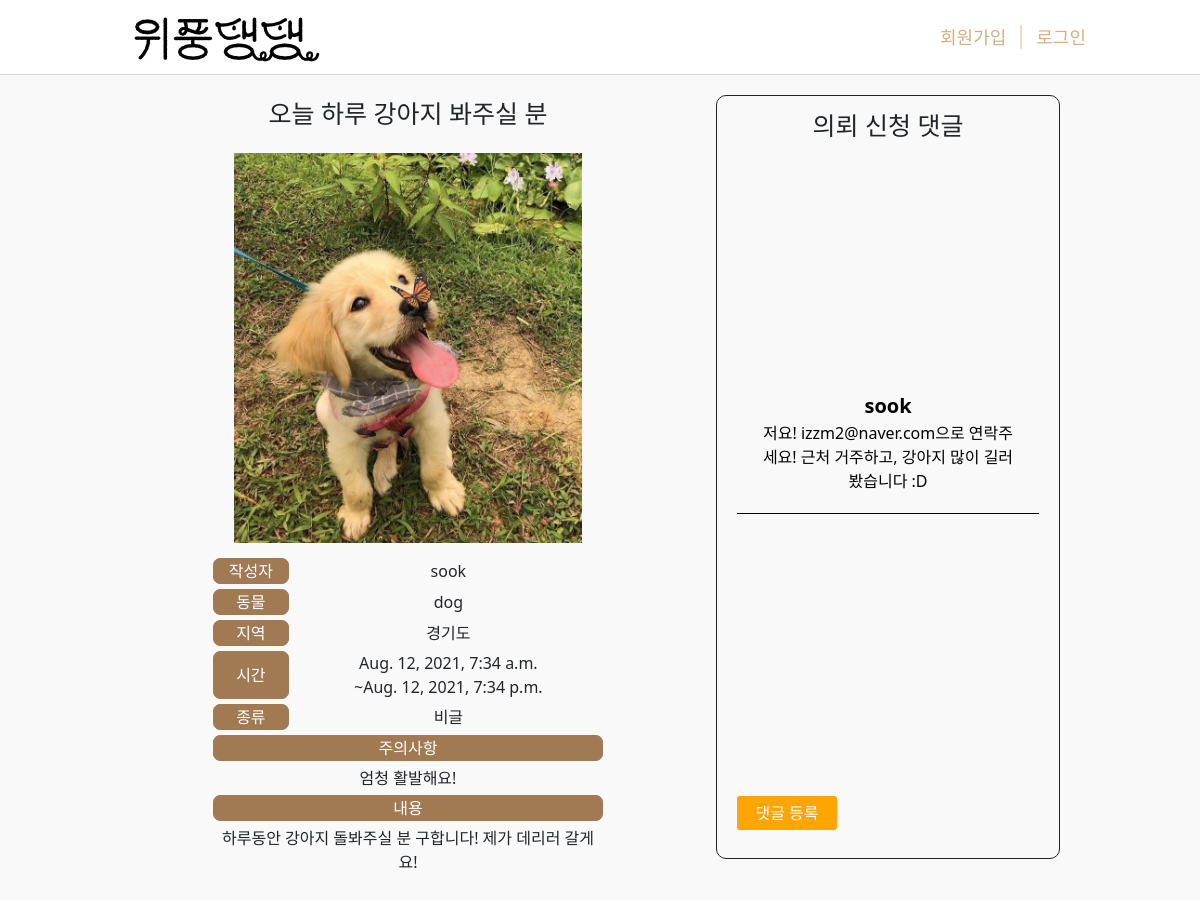
The app's page /community/jogging/5 with its own data.
### community/models.py (models this page shows, shortened)
class newJogging(models.Model):
    author = models.ForeignKey(User, on_delete=models.CASCADE)
    animal_choices = [
        ('DOG', 'dog'),
        ('CAT', 'cat'),
        ('ETC', 'other')
    ]
    area_choices = [
        ('SE', '서울특별시'),
        ('GG', '경기도'),
        ('CH', '충청도'),
        ('GS', '경상도'),
        ('JL', '전라도'),
        ('GW', '강원도'),
        ('JJ', '제주도')
    ]
    animal_kind=models.CharField(max_length=3, choices=animal_choices)
    area=models.CharField(max_length=2, choices=area_choices)
    start_time=models.DateTimeField(default=now)
    end_time=models.DateTimeField(default=now)
    kind=models.CharField(max_length=50)
    caution=models.TextField(blank=True)
    price=models.IntegerField(blank=True)
    image=models.ImageField(upload_to="jogimages/", blank=True, null=True)
    title=models.CharField(max_length=100)
    content=models.TextField(blank=True)

class commentJogging(models.Model):
    post = models.ForeignKey(newJogging, related_name="comments", on_delete=models.CASCADE)
    author = models.ForeignKey(User, on_delete=models.CASCADE)
    comment = models.TextField(blank=False)

### community/views.py (the view)
# urls.py: path('community/jogging/<int:jog_id>', community.views.detailJogging, name="detailJogging"),
def detailJogging(request, jog_id):
    joggingobject = get_object_or_404(newJogging, pk=jog_id)
    return render(request, 'community/detailJogging.html', {'joggingobject':joggingobject})\

### templates/community/detailJogging.html
{% extends 'base.html' %}
{% load static %}
{% block content %}
<div class="detail-page">
    <div class="detail">
        <div class="detail-title">{{joggingobject.title}}</div>
        <div class="detail-img">
            {% if joggingobject.image %}
            <img src="{{joggingobject.image.url}}" class="animal-image" width="300px">
           {% endif %}
        </div>
        <table>
            <tr>
                <td class="table-title">작성자</td>
                <td>{{joggingobject.author}}</td>
            </tr>
            <tr>
                <td class="table-title">동물</td>
                <td>{{joggingobject.get_animal_kind_display}}</td>
            </tr>
            <tr>
                <td class="table-title">지역</td>
                <td>{{joggingobject.get_area_display}}</td>
            </tr>
            <tr>
                <td class="table-title">시간</td>
                <td>{{joggingobject.start_time}}
                    <br>~{{joggingobject.end_time}}</td>
            </tr>
            <tr>
                <td class="table-title">종류</td>
                <td>{{joggingobject.kind}}</td>
            </tr>
            <tr>
                <td colspan="2" class="table-title">주의사항</td>
            </tr>
            <tr>
                <td colspan="2">{{joggingobject.caution}}</td>
            </tr>
            <tr>
                <td colspan="2" class="table-title">내용</td>
            </tr>
            <tr>
                <td colspan="2">{{joggingobject.content}}</td>
            </tr>
        </table>
    </div>
    <div class="comment-context">
        <div class="comment-title">
            의뢰 신청 댓글
        </div>
        <div class="comment">
            {% for comment in joggingobject.comments.all %}
            <div class="comment-layout">
                <div class="comment-author">{{comment.author}}</div>
                <div class="comment-comment">{{comment.comment}}</div>
            </div>
            {% empty %}
                <p>아직 신청이 없습니다. <br> 의뢰를 신청해보세요! </p>
            {% endfor %}
        </div>
        <a href="{% url 'commentJogging' joggingobject.id %}" class="comment-add-head" >댓글 등록</a>
    </div>
</div>
{% endblock %}

### static/css/home.css (style rules this page uses)
* { margin: 0; padding: 0; }
a { color:black; text-decoration: none; }
body { margin: 0; height: 1000px; background-color: #f9f9f9; }
table { border-collapse: separate; width:400px; margin:auto; border-spacing: 5px; }
tr { padding:5px; }
td { margin:5px; }
.animal-image { width:auto; height: 400px; overflow: hidden; padding-bottom: 10px; }
.detail { display: grid; align-items: center; text-align: center; }
.detail-page { display: grid; padding-left: 10%; padding-right: 10%; grid-template-columns: 60% 40%; }
.detail-title { padding : 20px; font-size: 25px; }
.table-title { border-style: solid; border-color: rgb(161, 121, 83); border-width: 1px; border-radius: 7px; background-color: rgb(161, 121, 83); color:white; }
.comment-context { margin:20px; padding-top:10px; padding-left:20px; padding-right:20px; padding-bottom:10px; display: grid; grid-template-rows: 40px 80% 20%; align-items: center; text-align: center; border-style: solid; border-radius: 10px; border-width: 1px; }
.comment-title { font-size: 25px; }
.comment-add-head { padding:5px; width:100px; border-style: none; border-radius:3px; background-color: orange; color:white; align-items: center; text-align: center; }
.comment-layout { color:black; padding:20px; border-style: solid; border-width: 0px 0px 1px 0px; }
.comment-author { color:black; font-weight:600; font-size:20px; }

### records on screen
newJogging: title "오늘 하루 강아지 봐주실 분", image (picture), author "sook", animal_kind "dog", area "경기도", start_time "Aug. 12, 2021, 7:34 a.m.", end_time "Aug. 12, 2021, 7:34 p.m.", kind "비글", caution "엄청 활발해요!", content "하루동안 강아지 돌봐주실 분 구합니다! 제가 데리러 갈게요!"
commentJogging: author "sook", comment "저요! izzm2@naver.com으로 연락주세요! 근처 거주하고, 강아지 많이 길러봤습니다 :D"
